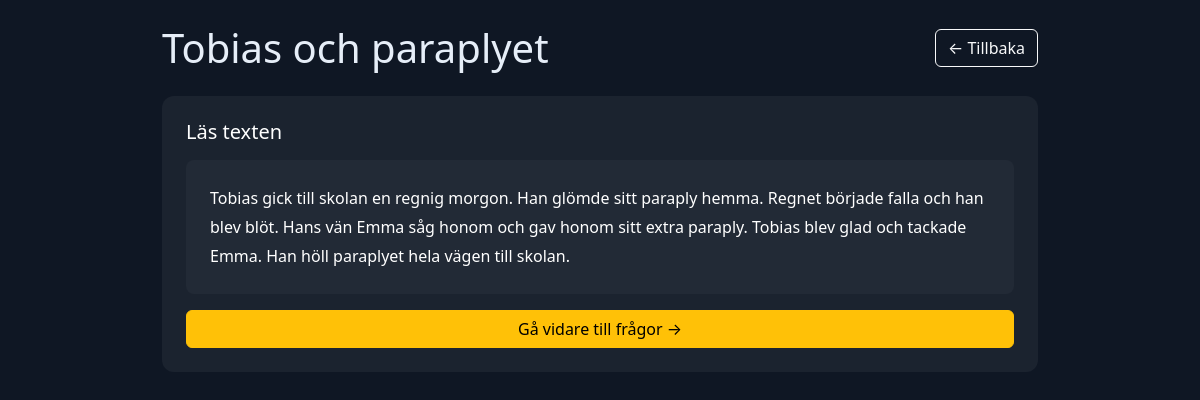
Screenshot of /exercises/play.php?exercise_id=9 (signed in) with the database file from the repository.
### tables this page shows
CREATE TABLE `exercises` (
  `id` int(11) NOT NULL,
  `title` varchar(255) NOT NULL,
  `difficulty` varchar(20) NOT NULL DEFAULT 'easy',
  `min_level` int(11) NOT NULL DEFAULT 1,
  `created_at` timestamp NOT NULL DEFAULT current_timestamp()
);

CREATE TABLE `exercise_passages` (
  `id` int(11) NOT NULL,
  `exercise_id` int(11) NOT NULL,
  `content` longtext NOT NULL
);

### exercises/play.php (the view, shortened to what this page needs)
<?php
require_once __DIR__ . '/../config.php';
$exerciseId = isset($_GET['exercise_id']) ? (int)$_GET['exercise_id'] : 0;
$stm = $pdo->prepare("SELECT * FROM exercises WHERE id=?");
$stm->execute([$exerciseId]);
$exercise = $stm->fetch(PDO::FETCH_ASSOC);
$passageStmt = $pdo->prepare("SELECT * FROM exercise_passages WHERE exercise_id=?");
$passageStmt->execute([$exerciseId]);
$passage = $passageStmt->fetch(PDO::FETCH_ASSOC);
?>
<!doctype html>
<html lang="sv">
<head>
<link href="https://cdn.jsdelivr.net/npm/bootstrap@5.3.0/dist/css/bootstrap.min.css" rel="stylesheet">
</head>
<body>
<div class="container py-4">
  <div class="d-flex justify-content-between align-items-center mb-4 flex-wrap gap-2">
    <h1 class="mb-0"><?php echo htmlspecialchars($exercise['title']); ?></h1>
    <a href="../exercises/entrance.php" class="btn btn-outline-light">← Tillbaka</a>
  </div>
  <div id="stage" class="card p-4">
    <div id="passageArea">
      <h5 class="mb-3">Läs texten</h5>
      <div id="passageContent"><?php echo htmlspecialchars($passage['content'] ?? ''); ?></div>
      <button id="startBtn" class="btn btn-warning mt-3 w-100">Gå vidare till frågor →</button>
    </div>
  </div>
</div>
</body>
</html>

### exercises/play.php (style rules this page uses)
* { box-sizing: border-box; }
body { background: #0f1724; color: #e6eef8; min-height: 100vh; }
.container { max-width: 900px; }
.card { background: rgba(255, 255, 255, 0.05); border: none; color: white; border-radius: 12px; }
#passageContent { white-space: pre-wrap; line-height: 1.8; padding: 1.5rem; background: rgba(255, 255, 255, 0.03); border-radius: 8px; max-height: 60vh; overflow-y: auto; }

### rows the page displays
exercises: title "Tobias och paraplyet"
exercise_passages: content "Tobias gick till skolan en regnig morgon. Han glömde sitt paraply hemma. Regnet började falla och han blev blöt. Hans vän Emma såg honom och gav honom sitt extra paraply. Tobias blev glad och tackade Emma. Han höll paraplyet hela vägen till skolan."
